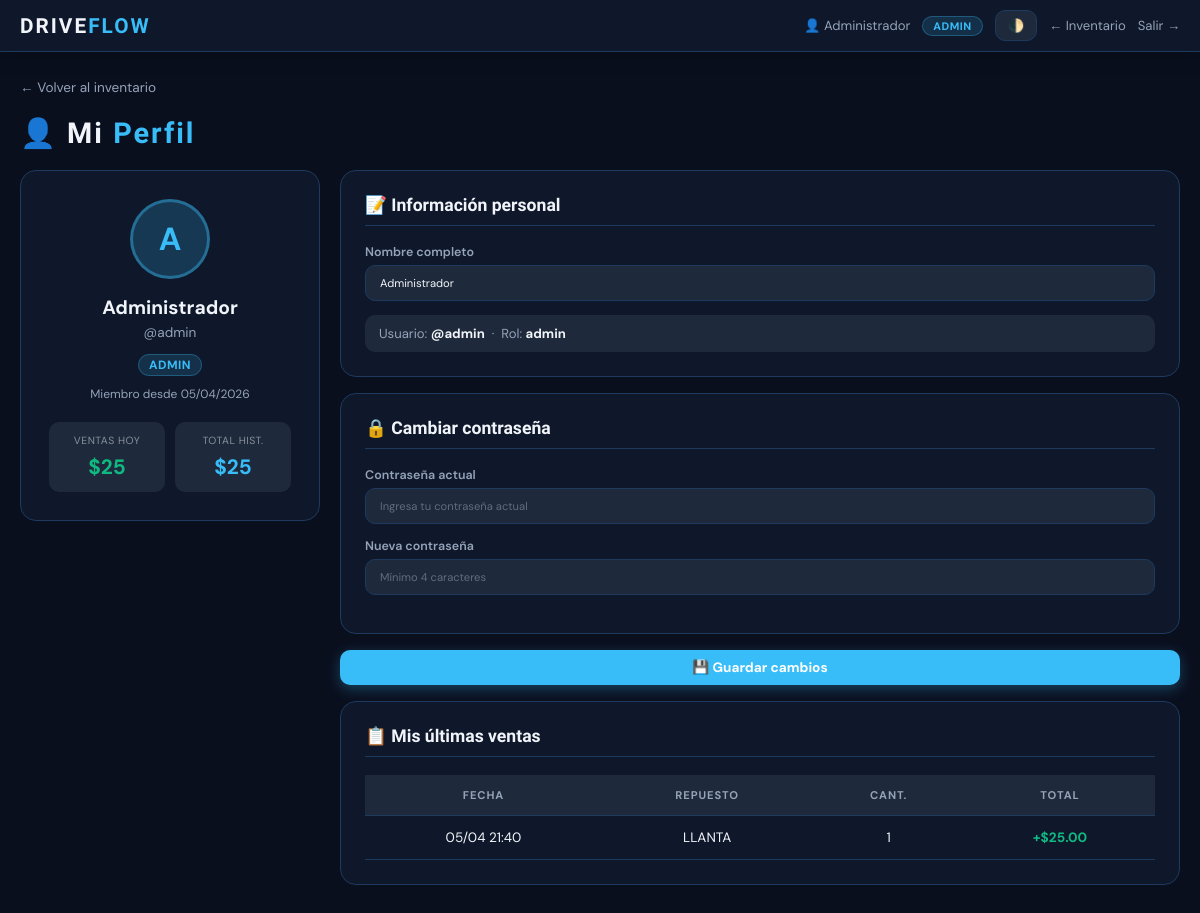
Page /perfil (signed in) on the earlier database version.
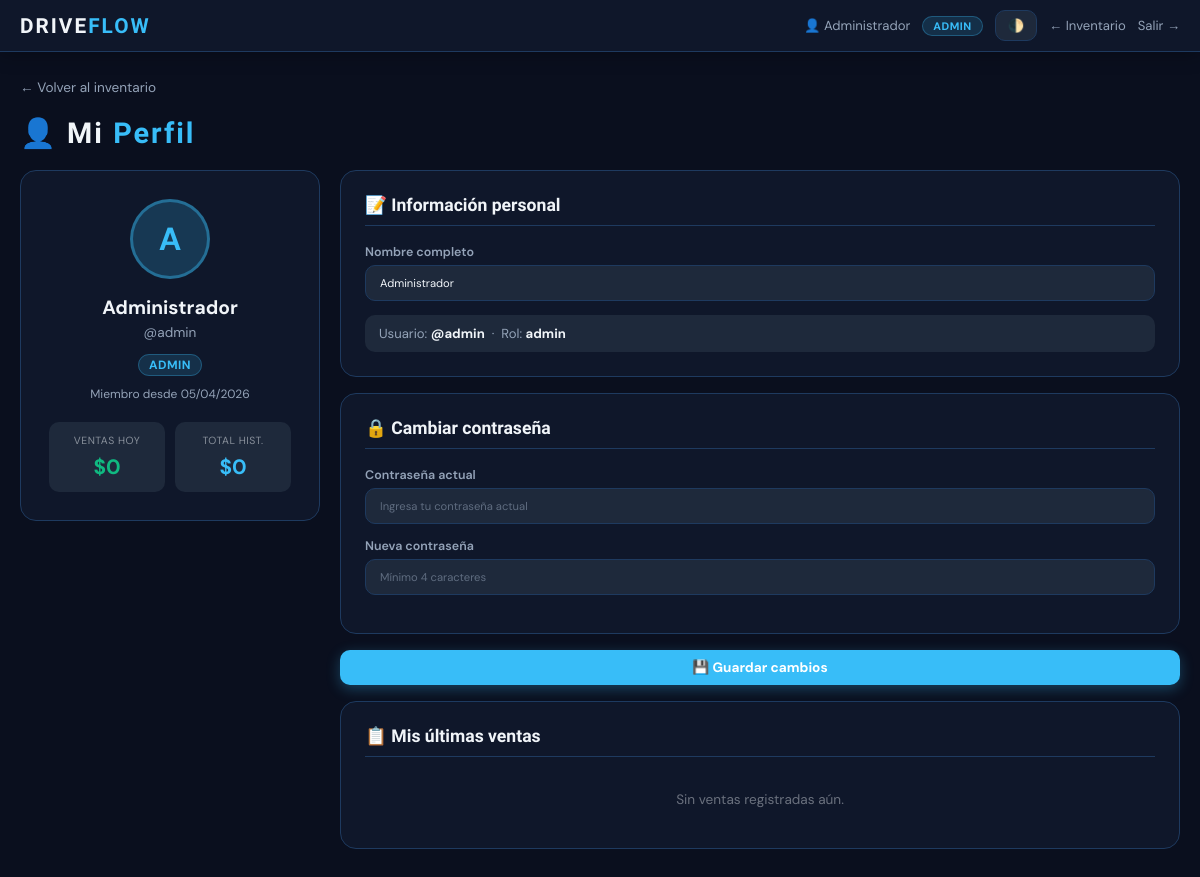
Same page on the later database version.
### models.py (models this page shows, shortened)
class Venta(db.Model):
    __tablename__ = 'venta'
    id                 = db.Column(db.Integer, primary_key=True)
    repuesto_id        = db.Column(db.Integer, db.ForeignKey('repuesto.id', ondelete='CASCADE'), nullable=False)
    usuario_id         = db.Column(db.Integer, db.ForeignKey('usuario.id'), nullable=True)
    cliente_nombre     = db.Column(db.String(100), nullable=True)
    cliente_whatsapp   = db.Column(db.String(20), nullable=True)   # ← WhatsApp opcional
    cantidad           = db.Column(db.Integer, nullable=False)
    total_venta        = db.Column(db.Float, nullable=False)
    ganancia_operacion = db.Column(db.Float, nullable=False)
    fecha              = db.Column(db.DateTime, default=datetime.utcnow)

class Repuesto(db.Model):
    __tablename__ = 'repuesto'
    id           = db.Column(db.Integer, primary_key=True)
    nombre       = db.Column(db.String(100), nullable=False, unique=True)
    p_costo      = db.Column(db.Float, nullable=False)
    p_venta      = db.Column(db.Float, nullable=False)
    stock        = db.Column(db.Integer, nullable=False, default=0)
    vendido      = db.Column(db.Integer, default=0)
    stock_minimo = db.Column(db.Integer, default=5)
    foto_url     = db.Column(db.String(255), nullable=True)   # ← foto del producto
    ventas    = db.relationship('Venta', backref='repuesto', cascade='all, delete-orphan', lazy=True)
    historial = db.relationship('HistorialStock', backref='repuesto', cascade='all, delete-orphan', lazy=True)

### routes/usuarios.py (the view, shortened to what this page needs)
@usuarios_bp.route('/perfil', methods=['GET', 'POST'])
def perfil():
    u = db.session.get(Usuario, session['user_id'])
    hoy        = datetime.utcnow().date()
    ventas_hoy = Venta.query.filter(Venta.usuario_id == u.id, func.date(Venta.fecha) == hoy).all()
    total_hoy  = sum(v.total_venta for v in ventas_hoy)
    total_global = db.session.query(func.sum(Venta.total_venta)).filter(Venta.usuario_id == u.id).scalar() or 0
    ultimas = Venta.query.filter(Venta.usuario_id == u.id).order_by(Venta.fecha.desc()).limit(10).all()
    return render_template('perfil.html', u=u, total_hoy=total_hoy, total_global=total_global, ultimas=ultimas)

### templates/perfil.html (shortened to what the changed rows need)
<!DOCTYPE html>
<html lang="es">
<head>
    <link rel="stylesheet" href="{{ url_for('static', filename='css/main.css') }}">
</head>
<body>
<div class="container">
    <div class="perfil-wrap">
        <div>
            <div class="perfil-card">
                <div class="perfil-stats">
                    <div class="pstat">
                        <small>Ventas hoy</small>
                        <strong style="color:var(--success)">${{ "{:,.0f}".format(total_hoy) }}</strong>
                    </div>
                    <div class="pstat">
                        <small>Total hist.</small>
                        <strong style="color:var(--primary)">${{ "{:,.0f}".format(total_global) }}</strong>
                    </div>
                </div>
            </div>
        </div>
        <div>
            <div class="form-section" style="margin-top:16px">
                <h3>📋 Mis últimas ventas</h3>
                {% if ultimas %}
                <div style="overflow-x:auto">
                    <table>
                        <thead>
                            <tr><th>Fecha</th><th>Repuesto</th><th>Cant.</th><th>Total</th></tr>
                        </thead>
                        <tbody>
                        {% for v in ultimas %}
                        <tr class="historial-row">
                            <td>{{ v.fecha.strftime('%d/%m %H:%M') }}</td>
                            <td>{{ v.repuesto.nombre if v.repuesto else '—' }}</td>
                            <td>{{ v.cantidad }}</td>
                            <td style="color:var(--success);font-weight:700">+${{ "{:,.2f}".format(v.total_venta) }}</td>
                        </tr>
                        {% endfor %}
                        </tbody>
                    </table>
                </div>
                {% else %}
                <p style="opacity:.4;font-size:.85em;text-align:center;padding:16px">Sin ventas registradas aún.</p>
                {% endif %}
            </div>
        </div>
    </div>
</div>
</body>
</html>

Differences in the rows shown:
removed Venta: fecha "05/04 21:40", repuesto "LLANTA", cantidad "1", total_venta "25.00"
Other differences:
{{ "{:,.0f}".format(total_hoy) }}: "25" → "0"
{{ "{:,.0f}".format(total_global) }}: "25" → "0"
text no longer shown: "FECHA REPUESTO CANT. TOTAL"
text now shown: "Sin ventas registradas aún."
